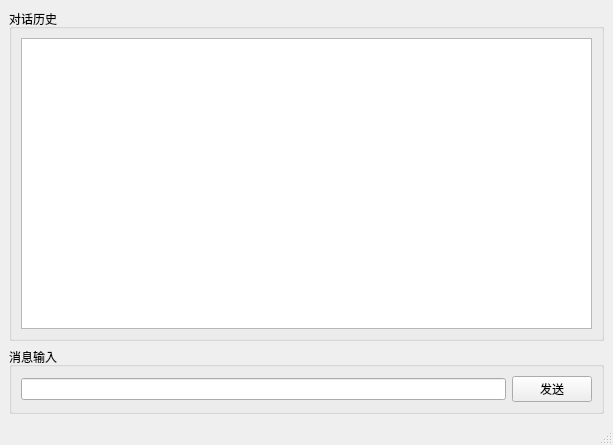
<?xml version="1.0" encoding="UTF-8"?>
<ui version="4.0">
 <class>MainWindow</class>
 <widget class="QMainWindow" name="MainWindow">
  <property name="geometry">
   <rect>
    <x>0</x>
    <y>0</y>
    <width>613</width>
    <height>445</height>
   </rect>
  </property>
  <property name="windowTitle">
   <string>MainWindow</string>
  </property>
  <widget class="QWidget" name="centralwidget">
   <layout class="QGridLayout" name="gridLayout_3">
    <item row="0" column="0">
     <widget class="QGroupBox" name="groupBox">
      <property name="title">
       <string>对话历史</string>
      </property>
      <layout class="QGridLayout" name="gridLayout_2">
       <item row="0" column="0">
        <widget class="QTextEdit" name="textEdit"/>
       </item>
      </layout>
     </widget>
    </item>
    <item row="1" column="0">
     <widget class="QGroupBox" name="groupBox_2">
      <property name="title">
       <string>消息输入</string>
      </property>
      <layout class="QGridLayout" name="gridLayout">
       <item row="0" column="0">
        <widget class="QLineEdit" name="lineEdit"/>
       </item>
       <item row="0" column="1">
        <widget class="QPushButton" name="pushButton">
         <property name="text">
          <string>发送</string>
         </property>
        </widget>
       </item>
      </layout>
     </widget>
    </item>
   </layout>
  </widget>
  <widget class="QMenuBar" name="menubar">
   <property name="geometry">
    <rect>
     <x>0</x>
     <y>0</y>
     <width>613</width>
     <height>22</height>
    </rect>
   </property>
  </widget>
  <widget class="QStatusBar" name="statusbar"/>
 </widget>
 <resources/>
 <connections/>
</ui>
